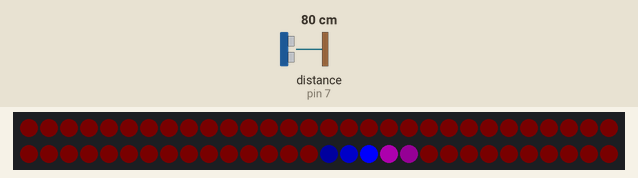
Simulated run of this sketch. Board: Arduino Uno, built with avr-gcc and run on an emulated ATmega328P. Parts: 60 RGB LEDs in strip order, left to right, continuing on the next row. Wiring (inferred from the names in the program): ultrasonic range finder: trigger pin 8; echo pin 7. The inputs (shaded band) are chosen by the test bench; at power-on: distance to the obstacle (sensor on pin 7) 80 cm. The echo pulse lasts 58.3 µs per cm.

Above: at 1.2 s.
1.3 s: distance to the obstacle (sensor on pin 7) set to 2 cm
At 1.32 s:
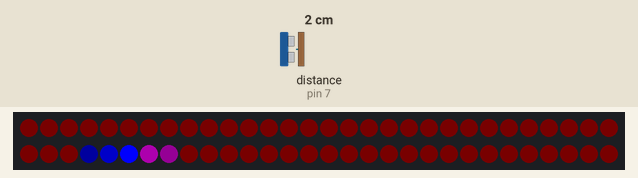
2.8 s: distance to the obstacle (sensor on pin 7) set to 18 cm
4.3 s: distance to the obstacle (sensor on pin 7) set to 35 cm
At 4.7 s:
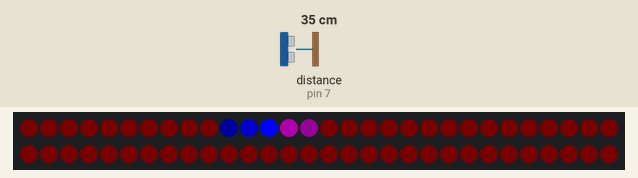
Timing chart, 0 to 7.3 s (numbered marks = the images above; inputs shaded):
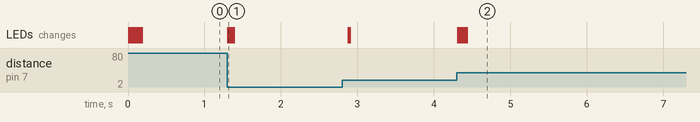

Measured:
- after the input at 1.3 s, the LEDs: first change at once (image 1 shows a later state)
- after the input at 4.3 s, the LEDs: first change at once (image 2 shows a later state)

The sketch:

ultrasonic_neopixel.ino
```cpp
// Ultrasonic distance measurement virtualized with neopixels

#include <Adafruit_NeoPixel.h>
#define PIN 6
#define NUMPIXELS 60
long duration, dis;

// Running average variables
const int numReadings = 20;
int readings[numReadings];      // the readings from the analog input
int readIndex = 0;              // the index of the current reading
int total = 0;                  // the running total
int average = 0;                // the average
int newValue = 0;
int lastpixel = 0;

int trigPin = 8;    //Trig - green Jumper
int echoPin = 7;    //Echo - yellow Jumper
Adafruit_NeoPixel pixels = Adafruit_NeoPixel(NUMPIXELS, PIN, NEO_GRB + NEO_KHZ800);

void setup() {
 Serial.begin(115200);
 pixels.begin(); // This initializes the NeoPixel library.
 pinMode(trigPin, OUTPUT);
 pinMode(echoPin, INPUT);
 // Reset running average array
 for (int thisReading = 0; thisReading < numReadings; thisReading++) {
 readings[thisReading] = 0;
 }
}

void loop() {
  // The sensor is triggered by a HIGH pulse of 10 or more microseconds.
  // Give a short LOW pulse beforehand to ensure a clean HIGH pulse:
  digitalWrite(trigPin, LOW);
  delayMicroseconds(5);
  digitalWrite(trigPin, HIGH);
  delayMicroseconds(10);
  digitalWrite(trigPin, LOW);

  // Read the signal from the sensor: a HIGH pulse whose
  // duration is the time (in microseconds) from the sending
  // of the ping to the reception of its echo off of an object.
  pinMode(echoPin, INPUT);
  duration = pulseIn(echoPin, HIGH);

  // convert the time into a distance
  dis = (duration/2) / 29.1;

 // map distance to LED strip
 // map 20-110cm distance to LEDs #0 to #59
 // play with this value to match your LED strip
 int dispix = map(dis,18,95,0,60);

 // Ignore results out of bound, send -10 to average array instead
 // This leads to LED marker gliding to end of strip when no object is within distance
 if ((dispix >= 0) && (dispix < 60)) {
 newValue = dispix;
 } else {
 newValue = -10;
 }

 // Running average code from
 // https://www.arduino.cc/en/Tutorial/Smoothing
 // subtract the last reading:
 total = total - readings[readIndex];
 // read from the sensor:
 readings[readIndex] = newValue;
 // add the reading to the total:
 total = total + readings[readIndex];
 // advance to the next position in the array:
 readIndex = readIndex + 1;
 // if we're at the end of the array...
 if (readIndex >= numReadings) {
 // ...wrap around to the beginning:
 readIndex = 0;
 }
 // calculate the average:
 int avePos = total / numReadings;

 // set LEDs with following function and show them
 draw(avePos);
 pixels.show();

}

// Simple function resetting all pixels and lighten some around desired distance
void draw(int pix) {

 for (int i=0; i<60; i++) {
 pixels.setPixelColor(i, pixels.Color(2,0,0));
 }
 pixels.setPixelColor(pix-2, pixels.Color(0,0,30));
 pixels.setPixelColor(pix-1, pixels.Color(0,0,100));
 pixels.setPixelColor(pix, pixels.Color(0,0,250));
 pixels.setPixelColor(pix+1, pixels.Color(50,0,50));
 pixels.setPixelColor(pix+2, pixels.Color(20,0,20));
}
```
